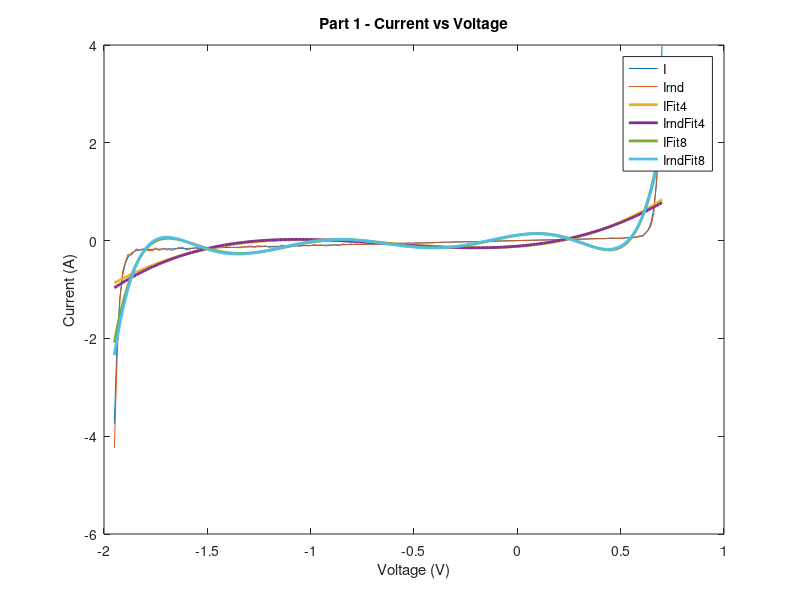
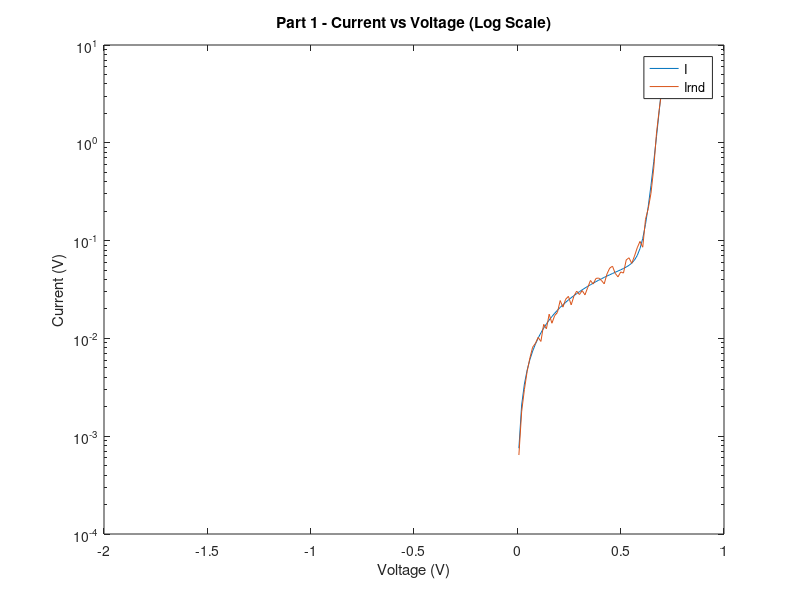

MATLAB code to generate these figures, in order: (Note: this script raises an error after producing the figures.)
%PA 8
clear;
close all;

Is = 0.01e-12; %Amps
Ib = 0.1e-12; %Amps
Vb = 1.3; %Volts
Gp = 0.1; %1/Ohm

%PART 1 ----------------

I = @(x) Is*(exp(1.2*x/0.025)-1)+ Gp * x - Ib*exp(-1.2/0.025*(x+Vb));

VArray = linspace(-1.95,0.7,200);
IArray = I(VArray);
randomMultiplierArray = -.2 + (0.4).* rand(200,1);
randomMultiplierArray = transpose(randomMultiplierArray);
IArray_Random = IArray + IArray.*randomMultiplierArray;

fig1 = figure(1);
plot(VArray, IArray);
hold on;
plot(VArray, IArray_Random);
legend('I', 'Irnd');
xlabel('Voltage (V)');
ylabel('Current (A)');
title('Part 1 - Current vs Voltage');

fig2 = figure(2);
semilogy(VArray,IArray);
hold on;
semilogy(VArray, IArray_Random);
legend('I', 'Irnd');
xlabel('Voltage (V)');
ylabel('Current (V)');
title('Part 1 - Current vs Voltage (Log Scale)');

%PART 2 ----------------
%Fitting
fit4 = polyfit(VArray, IArray, 4);
fit4rnd = polyfit(VArray, IArray_Random, 4);
fit8 = polyfit(VArray, IArray, 8);
fit8rnd = polyfit(VArray, IArray_Random, 8);
%fig3 = figure(3);
figure(1);
plot(VArray, polyval(fit4, VArray),'LineWidth', 2);
hold on;
plot(VArray, polyval(fit4rnd, VArray),'LineWidth', 2);
plot(VArray, polyval(fit8, VArray),'LineWidth', 2);
plot(VArray, polyval(fit8rnd, VArray),'LineWidth', 2);
legend('I', 'Irnd', 'IFit4', 'IrndFit4', 'IFit8', 'IrndFit8');

%swap to log
%set(gca, 'YScale', 'log');

%PART 3 ----------------
%A is Is, B is Gp , C is Ib, D is Vb,

%2 PARAMS: A, C
fo = fittype('A.*(exp(1.2*x/25e-3)-1) + Gp.*x - C*(exp(1.2*(-(x+Vb))/25e-3)-1)');
ff = fit(transpose(VArray),transpose(IArray),fo);
If = ff(VArray);
fig5 = figure(5);
plot(VArray, transpose(If), 'LineWidth', 2);

%3 PARAMS: A, B, C
fo = fittype('A.*(exp(1.2*x/25e-3)-1) + B.*x - C*(exp(1.2*(-(x+Vb))/25e-3)-1)');
ff = fit(transpose(VArray),transpose(IArray),fo);
If = ff(VArray);
hold on; 
plot(VArray, transpose(If), 'LineWidth', 2);

%4 PARAMS: A, B, C, D
fo = fittype('A.*(exp(1.2*x/25e-3)-1) + B.*x - C*(exp(1.2*(-(x+D))/25e-3)-1)');
ff = fit(transpose(VArray),transpose(IArray),fo);
If = ff(VArray);
hold on;
plot(VArray, transpose(If), 'LineWidth', 2);
legend('2 Params', '3 Params', '4 Params');
title('Curve fitting using fit()');
xlabel('Voltage (V)');
ylabel('Current (A)');

%PART 4 -----------------

fig6 = figure(6);
inputs = VArray.';
targets = IArray.';
hiddenLayerSize = 10;
net = fitnet(hiddenLayerSize);
net.divideParam.trainRatio = 70/100;
net.divideParam.valRatio = 15/100;
net.divideParam.testRatio = 15/100;
[net,tr] = train(net,inputs,targets);
outputs = net(inputs);
errors = gsubtract(outputs,targets);
performance = perform(net,targets,outputs);
view(net);
Inn = outputs;
plot(VArray, outputs);